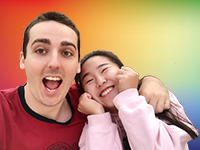
#> input picture python/ascii/CookieBibi.png, 200 x 150 px
$ python nearest_art.py -i CookieBibi.png -o bi.png -p bi.png
#> lines starting #> are read from the running program, lines starting #| are printed output that depends on the picture
#> in run, ii is the input picture: PIL image 200x150 RGB; mean R, G, B 195.6, 146.3, 119.5
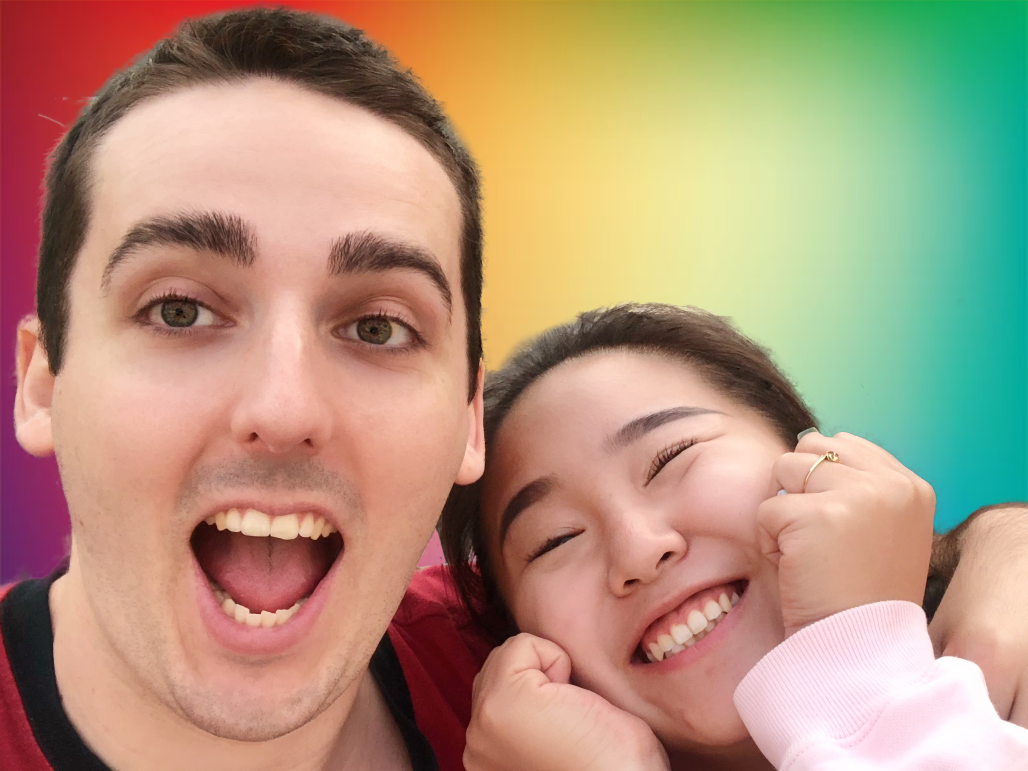
#> input picture python/ascii/bi.png, 2055 x 1541 px (shown at 1/2 size)
#!/usr/bin/env python

from PIL import Image
from random import randrange as rr
from argparse import ArgumentParser as Parser
from colorthief import ColorThief
from operator import sub

class CT(ColorThief):
	def __init__(self, image):
		self.image = image

class PixelImages:
	def __init__(self, pi, k):
		self.pi = pi
		self.k = min(k, len(pi))

	def __key(self, c):
		def k(p):
			return sum(map(abs,map(sub,p[1],c)))
		return k

	def get_image(self, c):
		i = rr(self.k)
		return self.change_color(sorted(self.pi, key=self.__key(c))[i][0], c)

	def __t(self, a, b):
		return int(a * b / 255)

	def change_color(self, ii, c):
		ci = Image.new('RGB', ii.size)
		cp = ci.load()
		ip = ii.load()
		for x in range(ii.size[0]):
			for y in range(ii.size[1]):
				cp[x,y] = tuple(self.__t(a,b) for a,b in zip(c, ip[x,y]))
		return ci

def generate(ii, pi, k):
	pi = PixelImages(pi,k)

	s = pi.pi[0][0].size[0]
	w, h = ii.size
	tot = w * h
	count = 0

	oi = Image.new('RGB', (w*s, h*s))
	data = ii.load()

	for x in range(w):
		for y in range(h):
			oi.paste(pi.get_image(data[x,y]), (x*s, y*s))
			count += 1
			print('{:.2f}%'.format(count/tot*100))
	return oi

def parse_args():
	p = Parser(description='Generate image art.')
	p.add_argument('-i', metavar='<input>', required=True, help='input image')
	p.add_argument('-o', metavar='<output>', required=True, help='output image')
	p.add_argument('-p', metavar='<image>', required=True, nargs='+', help='images to use as pixels')
	p.add_argument('-r', metavar='<size>', default=None, type=int, nargs=2, help='resize input image width, height')
	p.add_argument('-s', metavar='<size>', default=20, type=int, help='width of 1 pixel image')
	p.add_argument('-k', metavar='<K>', default=10, type=int, help='use K nearest images')
	return p.parse_args()

def crop_square(i):
	w, h = i.size
#> w = 2055; h = 1541
	s = min(w,h)
#> s = 1541
	l = (w - s) // 2
#> l = 257
	u = (h - s) // 2
#> u = 0
	r = (w + s) // 2
#> r = 1798
	d = (h + s) // 2
#> d = 1541
	return i.crop((l,u,r,d))
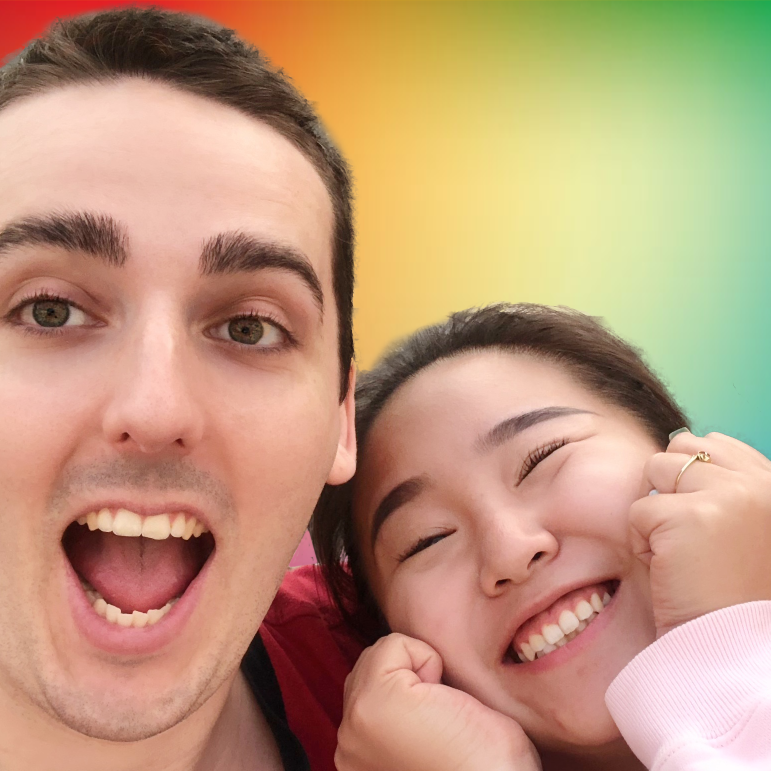
#> returned value: PIL image 1541x1541 RGBA (shown at 1/2 size); mean R, G, B, A 189.4, 152.4, 122.3, 255

def fix_pixel_image(i, s):
	return crop_square(i).resize((s,s))
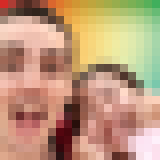
#> returned value: PIL image 20x20 RGBA (shown 8 times larger); mean R, G, B, A 189.4, 152.5, 122.4, 255

def run(i, o, p, r, s, k):
	ii = Image.open(i)
	if r: ii = ii.resize(r)
#> (the run stopped early here; a loop or call above may not have finished)
